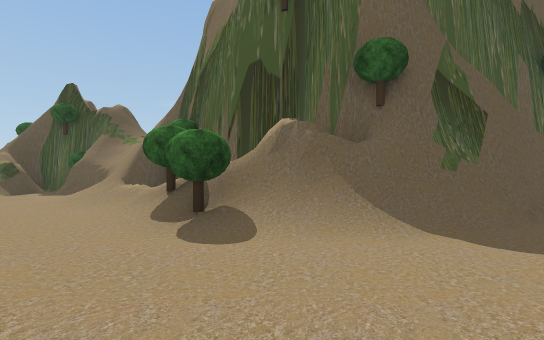
[1] (above)

24 first-person views from a walk through a scene from a Unity 3-D project. The camera is 1.2 m above the floor, looks level and sees 85° across. The floor is counted in squares, 2 m on a side. Each view is taken from the middle of a square. On the plan, view 1 faces up. The plan holds only what a view shows up to about 9 squares ahead; the rest is blank. The place goes on beyond the plan. Some trees and plants on the terrain are drawn as simple stand-ins. The player character is not drawn.

[2]
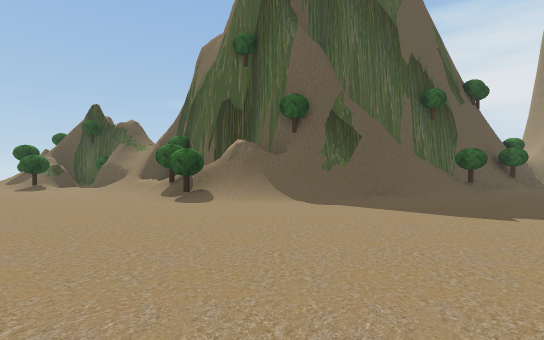

[3]
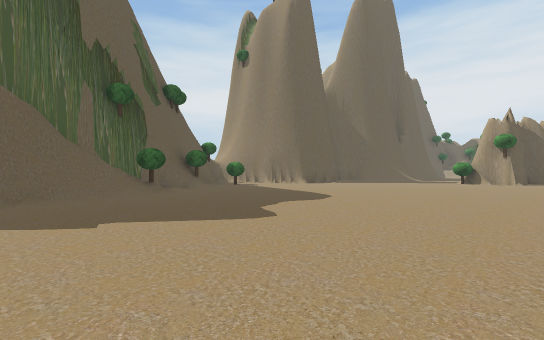

[4]
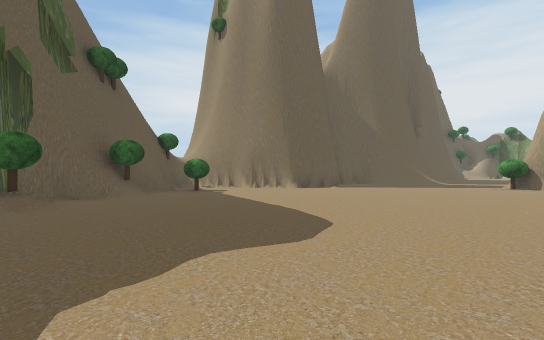

[5]
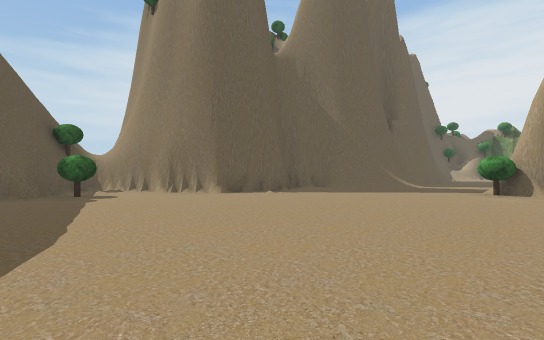

[6]
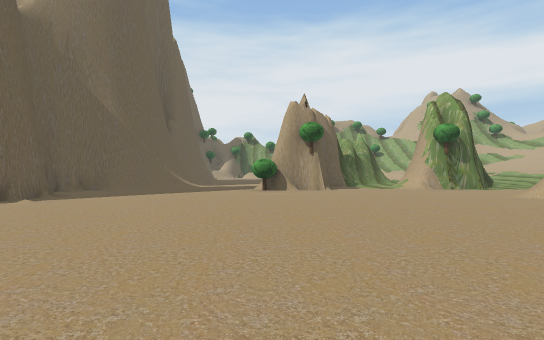

[7]
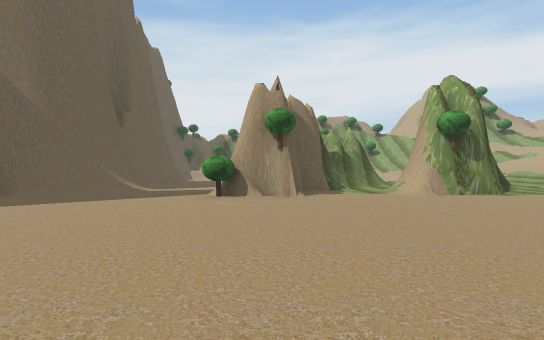

[8]
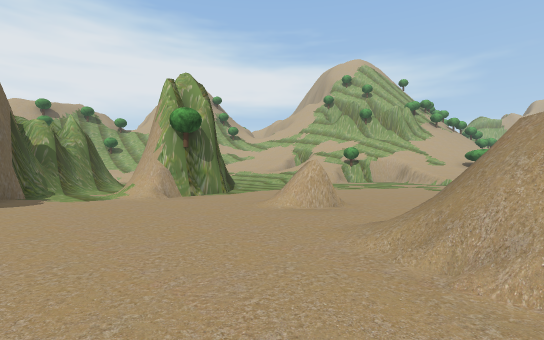

[9]
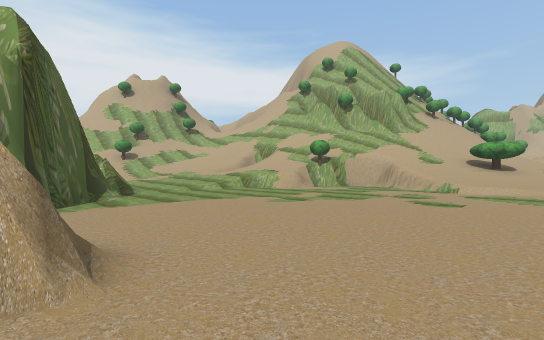

[10]
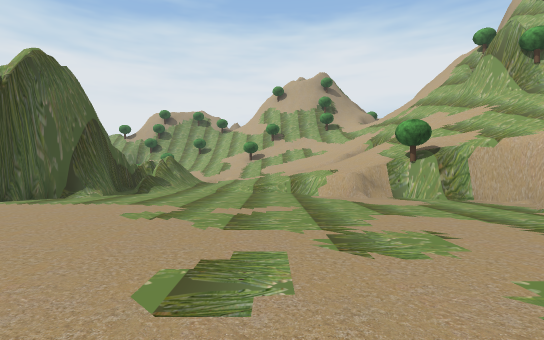

[11]
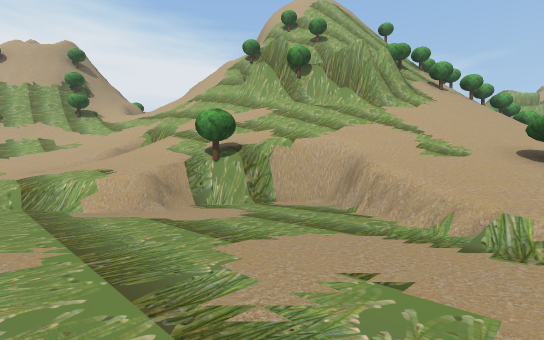

[12]
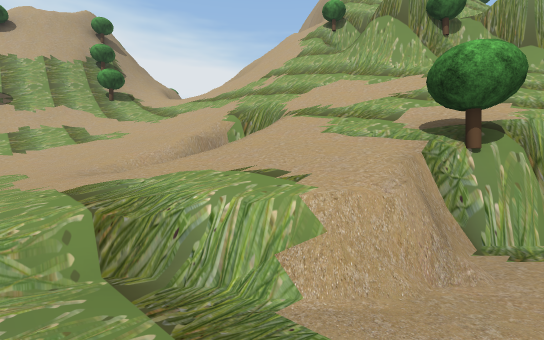

[13]
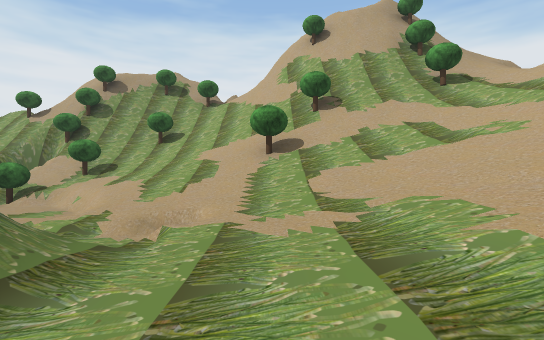

[14]
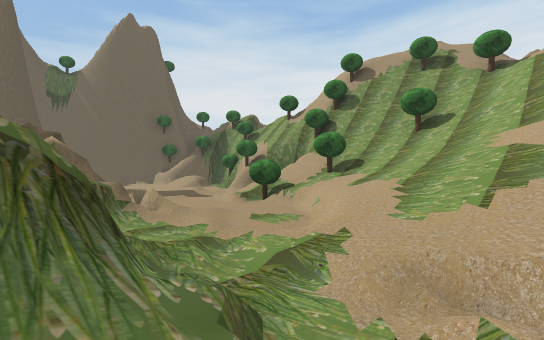

[15]
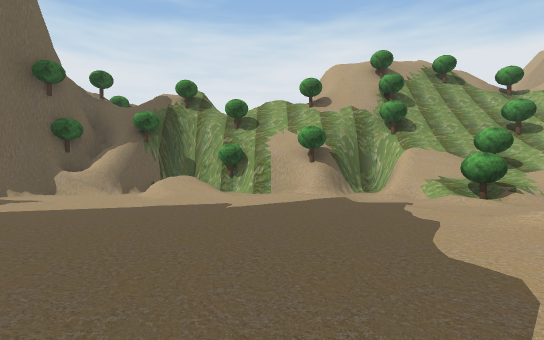

[16]
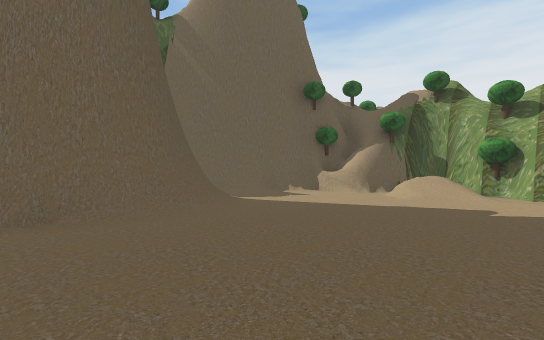

[17]
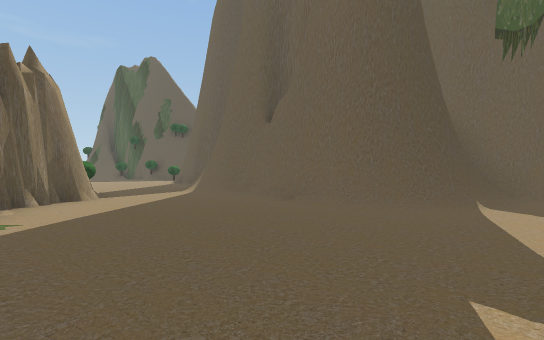

[18]
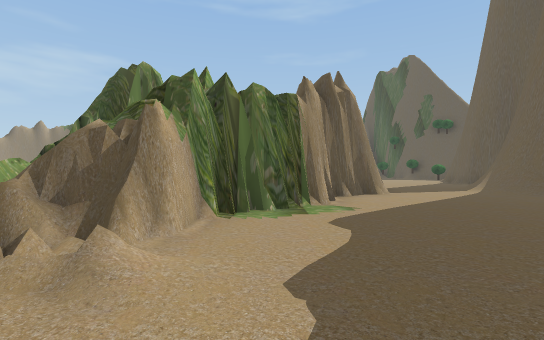

[19]
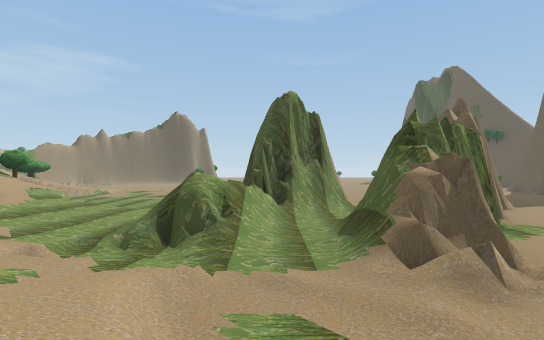

[20]
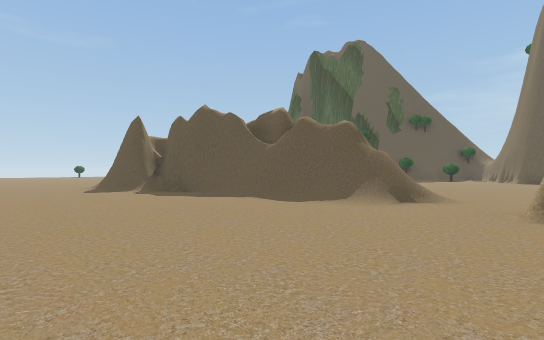

[21]
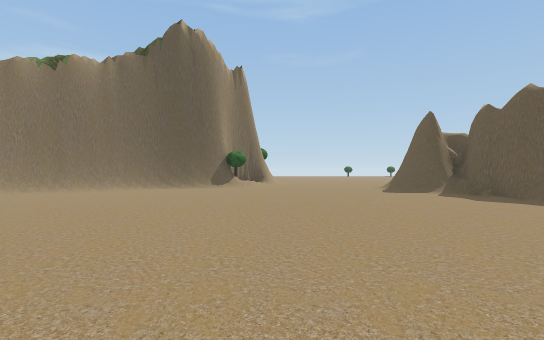

[22]
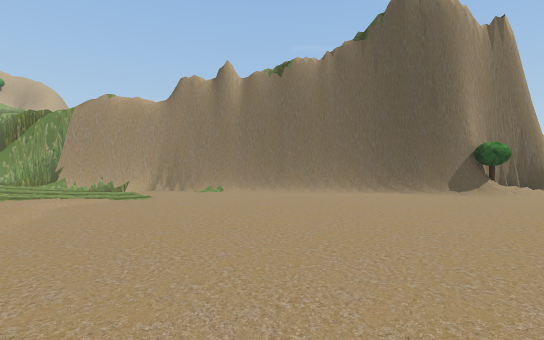

[23]
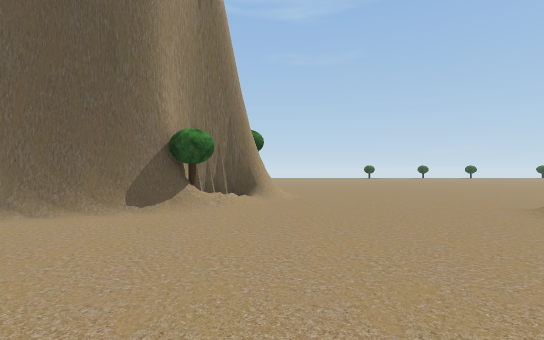

[24]
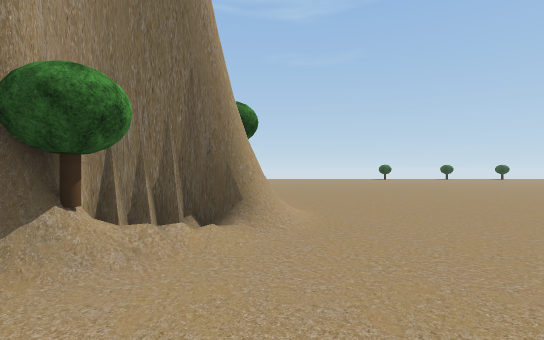

### Floor plan
Key: @ floor where view 1 was taken; # wall or solid block; . main floor; : floor 0.25 m higher than the main floor; + floor 1 m higher than the main floor; * floor 1.25 m higher than the main floor; % floor 2.75 m higher than the main floor; & floor 7.5 m higher than the main floor; / step, stairs or slope; = window, fence, low wall or low ledge; ^ raised ledge; v drop or lower ground; O other object.
Columns run from 6 left of view 1 to 33 right of it. Each row starts with its distance up from view 1.
  8 #O##           ##.##
  7 ..#=         ###.O.#            ###
  6 O..vO##    ###O....####.#       #/##
  5 .../vv##  ##O...........#       #/.###
  4  .../O#####.............#########/..^#
  3  ....O///................////////.../##
  2   ................................../ ##
  1    ................................:/ ##
  0     ..@.................O #........://#
 -1      ...................####......./.##
 -2       ....................###......//#
 -3        . .................####...../.##
 -4                   #.........####=.//=##
 -5   .. ..          ##=.....##..###=./O/%#
 -6   .......    #####/..#...###..////./O/##
 -7   ........ ###...........#####//..////=#
 -8   ........ #/.............####==/////O #
 -9   .........................////=///////O
-10   ........................./:::////////
-11   .........................///////O//#
-12   .....#/..................#///////O##
-13        ##O................=/////////#
-14         ##................///v//////#
-15          ##.........///../O//v/////O##
-16           #......./////#.#////////// #
-17           ##....../ ////#//////////v&
-18            ##....// /*///////////   v
-19             ##...// +O/////O#v//
-20              ##..//  ////##
-21               ##///   ///#
-22                ###/   ///  #
-23                  ##   //   #

Positions as (right, up) in squares from view 1, and headings:
1: (0, 0), facing up
2: (1, -3), facing up
3: (3, -3), facing up-right
4: (6, -1), facing up-right
5: (9, -1), facing up-right
6: (9, 0), facing right
7: (11, -1), facing right
8: (12, -2), facing down-right
9: (13, -6), facing down-right
10: (13, -12), facing right
11: (15, -12), facing down-right
12: (19, -12), facing down-right
13: (22, -11), facing right
14: (24, -10), facing up-right
15: (23, -1), facing right
16: (23, -1), facing up-right
17: (28, -2), facing up-left
18: (28, -3), facing left
19: (29, -7), facing left
20: (15, -11), facing up-left
21: (14, -12), facing left
22: (12, -12), facing down-left
23: (8, -12), facing left
24: (5, -12), facing left
